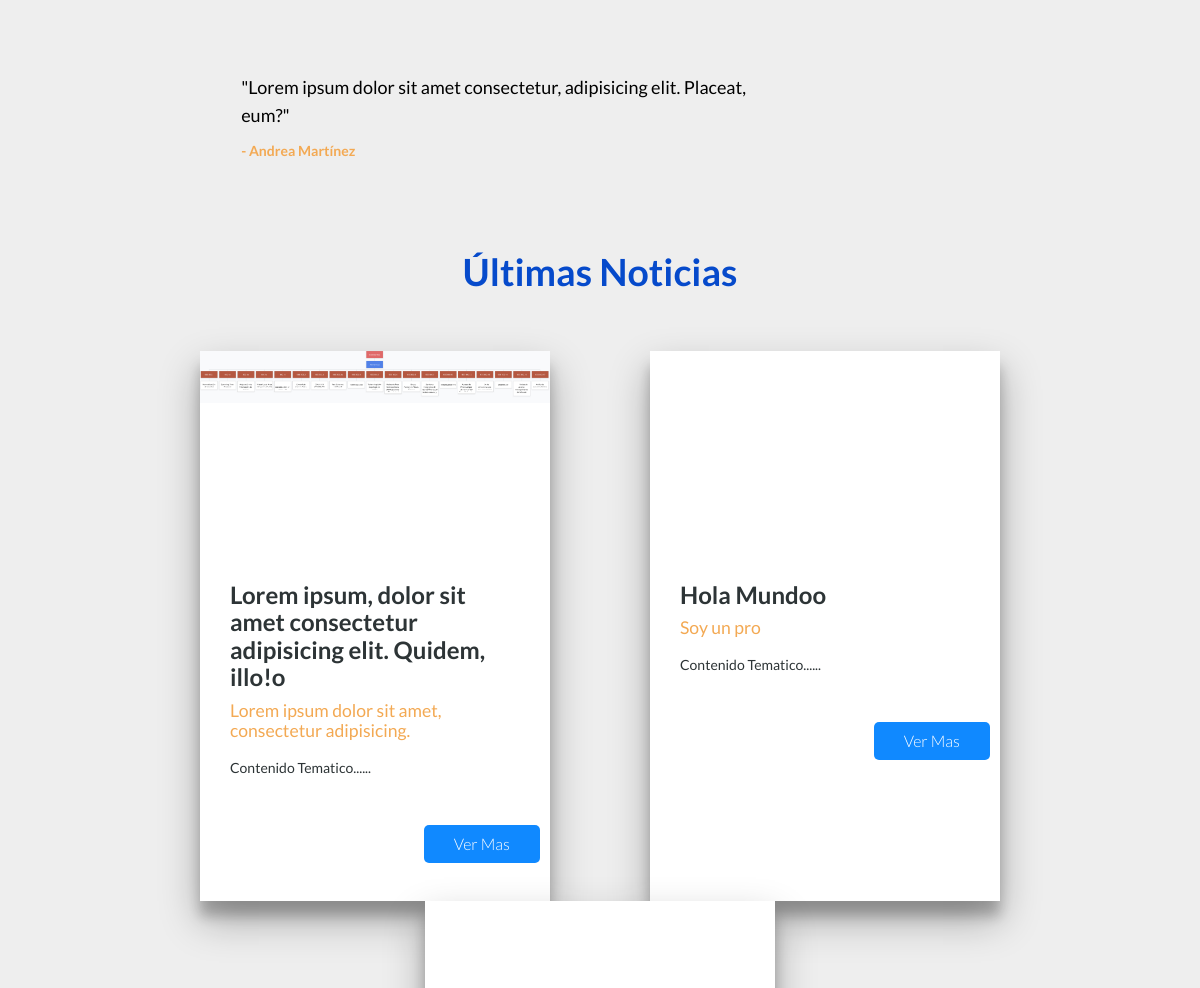
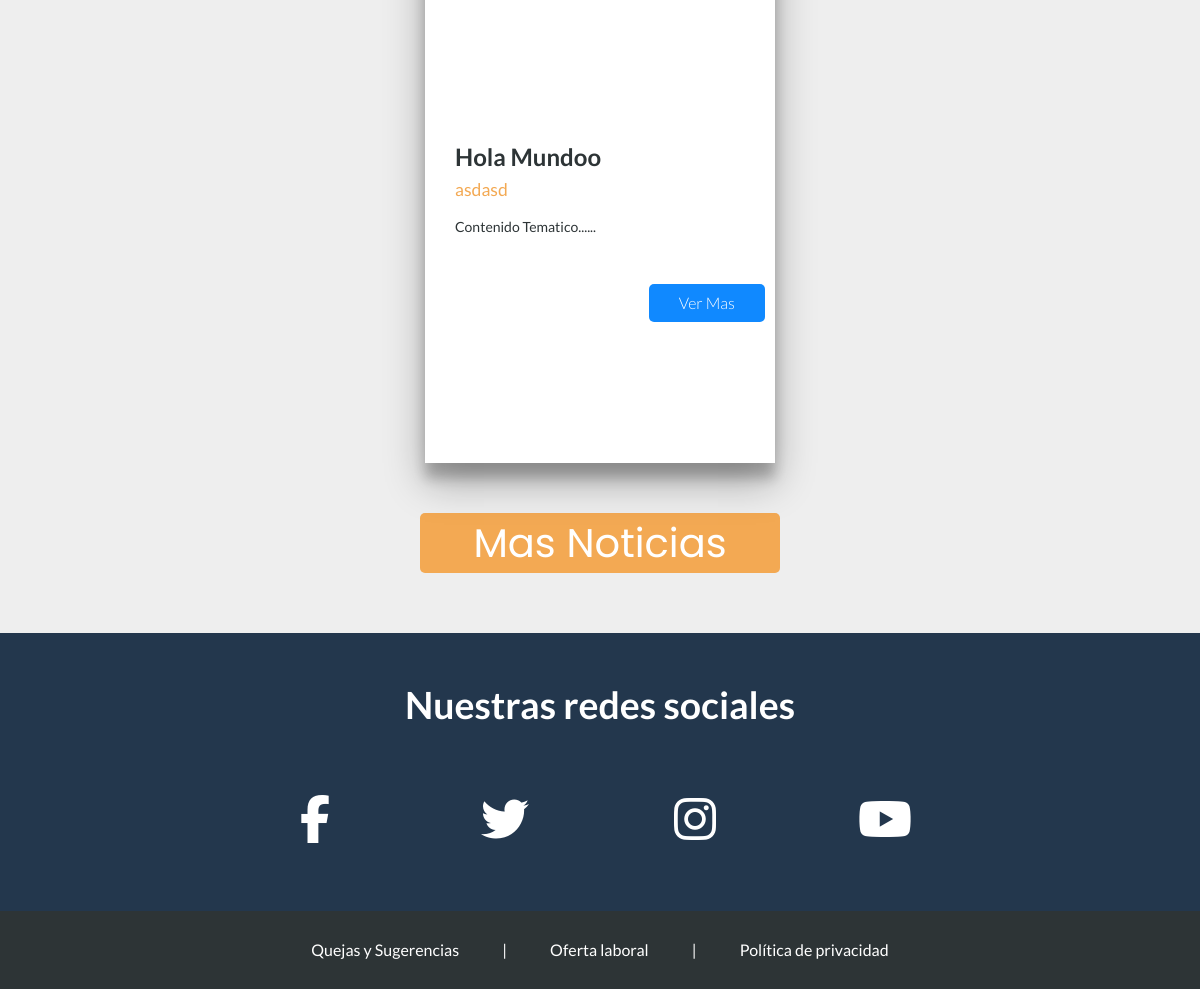
Before: / (lower part) with the older database file (2 pictures, top to bottom).
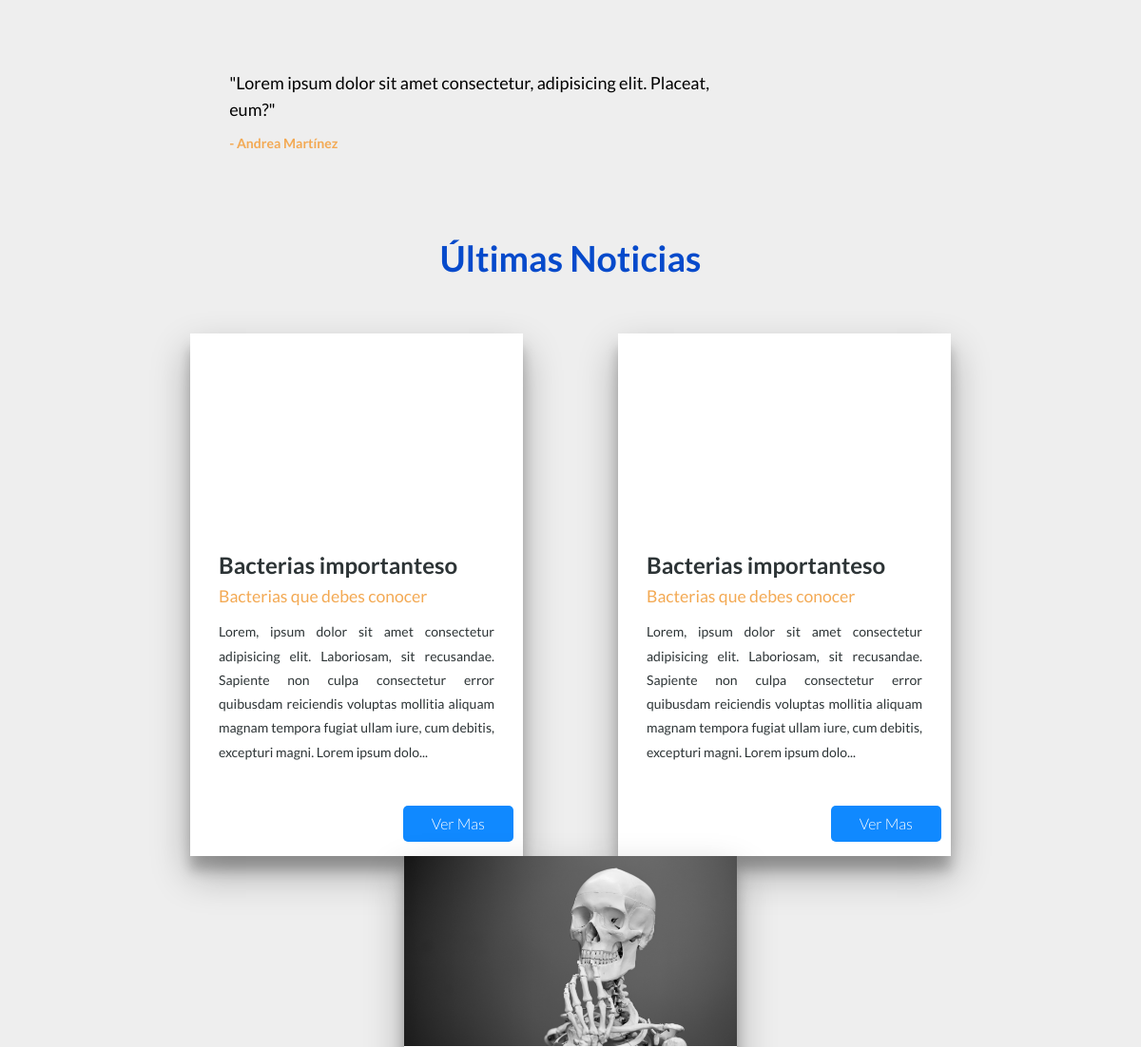
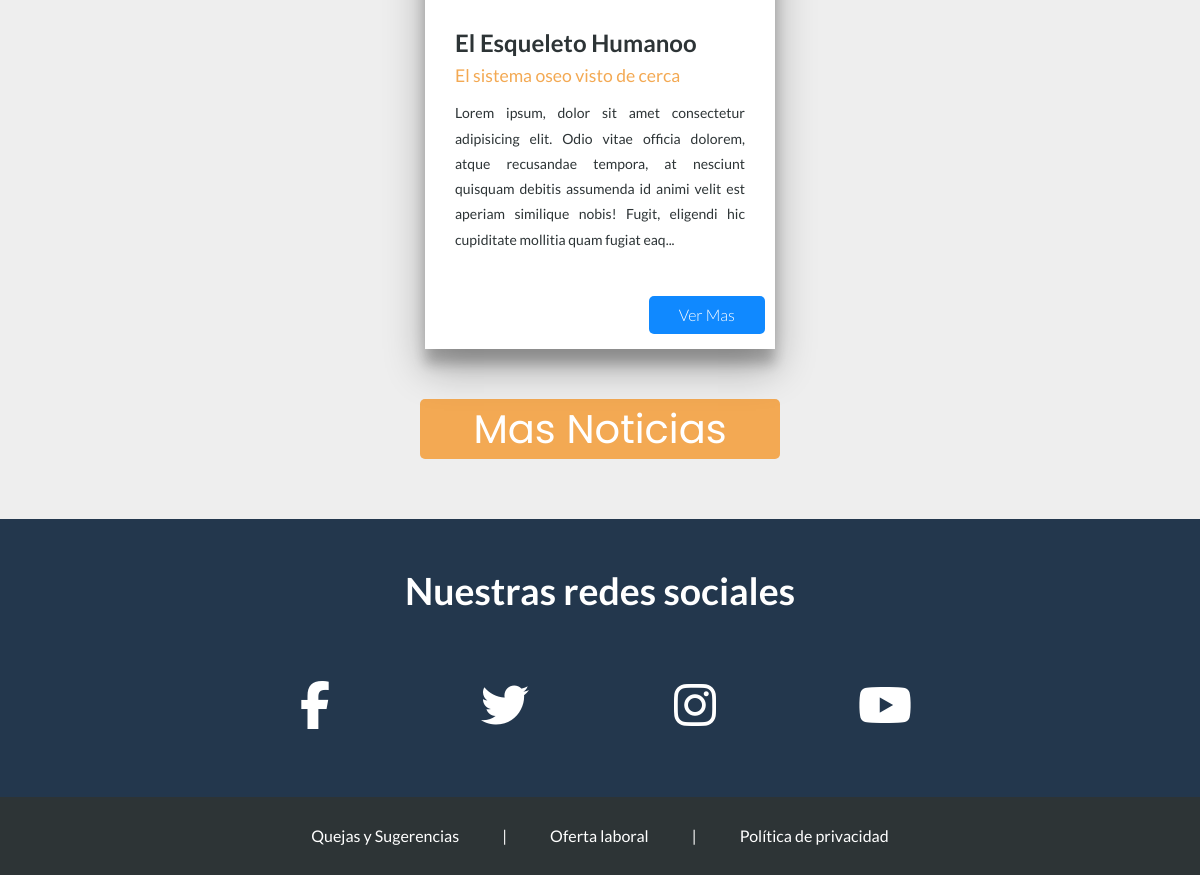
After: the same page with the newer database file (2 pictures, top to bottom).
### tables this page shows
CREATE TABLE `noticia` (
  `Id_Noticia` int(11) NOT NULL,
  `Correo` varchar(70) DEFAULT NULL,
  `Titulo` varchar(100) NOT NULL,
  `Subtitulo` varchar(150) NOT NULL,
  `Fecha` date NOT NULL,
  `Fuentes` text NOT NULL,
  `Informacion` text NOT NULL,
  `Imagen` text DEFAULT NULL
);

### index.php (called while the page is built, shortened)
<?php  session_start();
require('conexion.php');
    $statement = $conexion->prepare('SELECT * FROM noticia ORDER BY Id_Noticia DESC limit 3');
    $statement->execute();
    $noticias=$statement->fetchAll();
require('views/index.view.php');
?>

### views/index.view.php (the view, shortened to what this page needs)
<!DOCTYPE html>
<html lang="en">
<head>
    <link rel="stylesheet" href="css/normalize.css">
    <link rel="stylesheet" href="css/estilos.css">
</head>
<body>
    <main>
        <div class="contenidos">
            <div class="testimonios">
                <div class="testimonio">
                    <div class="foto">
                    </div>
                    <div class="opinion">
                        <p class="texto">"Lorem ipsum dolor sit amet consectetur, adipisicing elit. Placeat, eum?"</p>
                        <p class="nombre">- Andrea Martínez</p>
                    </div>
                </div>
            </div>
            <div class="facebook">
            </div>
        </div>
        <div class="noticias">
            <div class="titulo">
                <h3>Últimas Noticias</h3>
            </div>
            <?php
                foreach($noticias as $noticia){
                $titulo=$noticia['Titulo'];
                $subtitulo=$noticia['Subtitulo'];
                $informacion=$noticia['Informacion'];
                $informacion=substr($informacion, 0, 250);
                $informacion.="...";
                $foto=$noticia['Imagen'];
            ?>
            <div class="noticia">
                <form enctype="multipart/form-data" action="<?php echo htmlspecialchars($_SERVER['PHP_SELF'])?>" method="GET">
                    <div class="foto">
                        <img src="<?php echo $foto?>" alt="">
                    </div>
                    <div class="info">
                        <h3 class="titulo-new"><?php echo $titulo ?>o</h3>
                        <h4 class="subtitulo"><?php echo $subtitulo ?></h4>
                        <p class="descripcion-new"><?php echo $informacion ?></p>
                    </div>
                    <input type="submit" value="Ver Mas">
                </form>
            </div>
            <?php
                }
            ?>
            </div>
            <div class="ver_mas">
                <a href="noticias.php">Mas Noticias</a>
            </div>
        <div class="social">
            <div class="titulo">
                <h3>Nuestras redes sociales</h3>
            </div>
            <div class="redes">
                <a class="facebook" target="_black" href="https://www.facebook.com/PulidClass/"><i class="fab fa-facebook-f"></i></a>
                <a class="twitter" target="_black" href="#"><i class="fab fa-twitter"></i></a>
                <a class="instagram" target="_black" href="#"><i class="fab fa-instagram"></i></a>
                <a class="youtube" target="_black" href="https://www.youtube.com/channel/UCvoY-muv7vwv-uWe45rVX2g"><i class="fab fa-youtube"></i></a>
            </div>
        </div>
    </main>
    <footer>
        <div class="info">
            <a href="sugerencias.php">Quejas y Sugerencias</a>
            <a href="#" class="separador"> | </a>
            <a href="#">Oferta laboral</a>
            <a href="#" class="separador"> | </a>
            <a href="politicas.php">Política de privacidad</a>
        </div>
    </footer>
    <link rel="stylesheet" href="https://cdnjs.cloudflare.com/ajax/libs/jquery-modal/0.9.1/jquery.modal.min.css" />
</body>
</html>

Changed rows visible on the page:
removed noticia: Imagen (picture), Titulo "Lorem ipsum, dolor sit amet consectetur adipisicing elit. Quidem, illo!", Subtitulo "Lorem ipsum dolor sit amet, consectetur adipisicing.", Informacion "Contenido Tematico......"
removed noticia: Titulo "Hola Mundo", Subtitulo "Soy un pro", Informacion "Contenido Tematico......"
removed noticia: Titulo "Hola Mundo", Subtitulo "asdasd", Informacion "Contenido Tematico......"
now on this page (row unchanged): noticia: Titulo "Bacterias importantes", Subtitulo "Bacterias que debes conocer", Informacion "Lorem, ipsum dolor sit amet consectetur adipisicing elit. Laboriosam, sit recusandae. Sapiente non culpa consectetur error quibusdam reiciendis voluptas mollitia aliquam magnam tempora fugiat ullam iure, cum debitis, excepturi magni. Lorem ipsum dolo..."
now on this page (row unchanged): noticia: Titulo "Bacterias importantes", Subtitulo "Bacterias que debes conocer", Informacion "Lorem, ipsum dolor sit amet consectetur adipisicing elit. Laboriosam, sit recusandae. Sapiente non culpa consectetur error quibusdam reiciendis voluptas mollitia aliquam magnam tempora fugiat ullam iure, cum debitis, excepturi magni. Lorem ipsum dolo..."
now on this page (row unchanged): noticia: Imagen (picture), Titulo "El Esqueleto Humano", Subtitulo "El sistema oseo visto de cerca", Informacion "Lorem ipsum, dolor sit amet consectetur adipisicing elit. Odio vitae officia dolorem, atque recusandae tempora, at nesciunt quisquam debitis assumenda id animi velit est aperiam similique nobis! Fugit, eligendi hic cupiditate mollitia quam fugiat eaq..."
